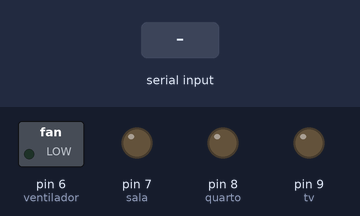
A sketch run on a simulated Arduino Uno, built with avr-gcc and run on an emulated ATmega328P. Shown: switched loads named in the sketch (green lamp = pin HIGH), output pins drawn as LEDs (lit = HIGH). The inputs (shaded band) are chosen by the test bench.

Above: at 1.2 s.
1.3 s: "1\n" received over Serial
At 2.5 s:
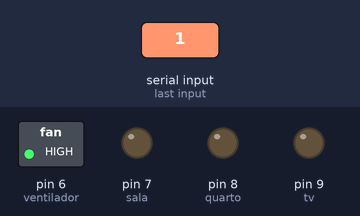
2.8 s: byte 12 (12) received over Serial
At 3.6 s:
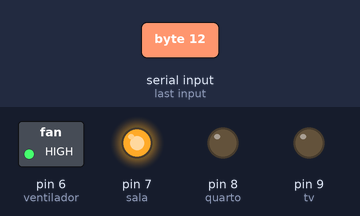
4.3 s: byte 11 (11) received over Serial
At 4.8 s:
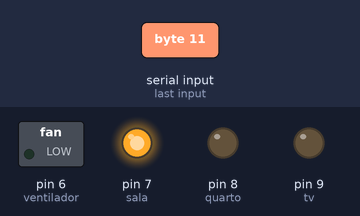
5.8 s: byte 14 (14) received over Serial
At 7.0 s:
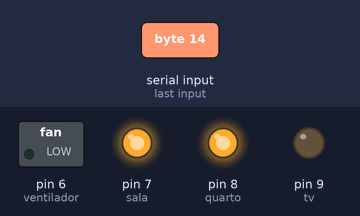
7.3 s: byte 10 (10) received over Serial
At 8.3 s:
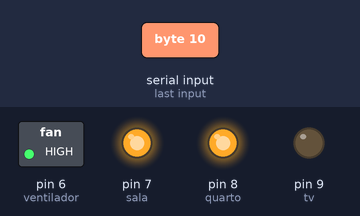
8.8 s: byte 13 (13) received over Serial
At 9.4 s:
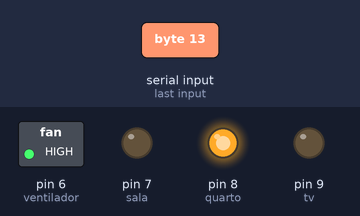
Timing chart, 0 to 11.3 s (numbered marks = the images above; inputs shaded):
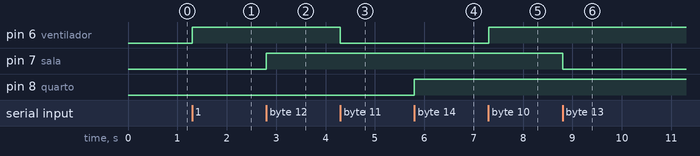

Measured:
- after the input at 1.3 s, pin 6 (ventilador): LOW → HIGH at once
- after the input at 2.8 s, pin 7 (sala): LOW → HIGH at once
- after the input at 4.3 s, pin 6 (ventilador): HIGH → LOW at once
- after the input at 5.8 s, pin 8 (quarto): LOW → HIGH at once
- after the input at 7.3 s, pin 6 (ventilador): LOW → HIGH at once
- after the input at 8.8 s, pin 7 (sala): HIGH → LOW at once

The sketch:

SmartHome-ARDUINO.ino
```cpp
const int ventilador = 6;
const int sala = 7;
const int quarto = 8;
const int tv = 9;

void setup(){
  pinMode(ventilador,OUTPUT);
  pinMode(sala,OUTPUT);
  pinMode(quarto,OUTPUT);
  pinMode(tv,OUTPUT);
  Serial.begin(9600);
}

int cmd;
void loop(){
  if(Serial.available()){

    cmd = Serial.read();

     if (cmd==10) {
        digitalWrite(ventilador,HIGH);
     }else if (cmd==11){
        digitalWrite(ventilador,LOW);
     }else if (cmd==12) {
        digitalWrite(sala,HIGH);
     }else if (cmd==13){
        digitalWrite(sala,LOW);
     }else if (cmd==14) {
        digitalWrite(quarto,HIGH);
     }else if (cmd==15){
        digitalWrite(quarto,LOW);
     }else if (cmd==16) {
        digitalWrite(tv,HIGH);
     }else if (cmd==17){
        digitalWrite(tv,LOW);
     }
  }
}
```
